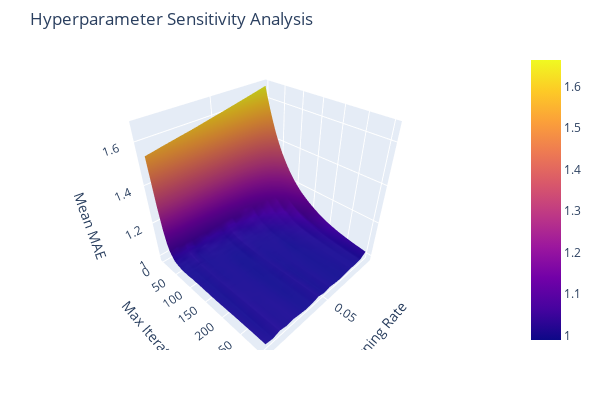

Notebook code for this chart:
### Code cell
Z_grid2 = df_results_hgbr5.pivot_table(index='model_max_iter',
                                 columns='model_learning_rate',
                                 values='mean_mae',
                                 ).sort_index(ascending=True)
x2 = Z_grid2.columns.values
y__2 = Z_grid2.index.values
z2 = Z_grid2.values

fig = go.Figure(data=[go.Surface(z=z2, x=x2, y=y__2)])
fig.update_layout(title=dict(text='Hyperparameter Sensitivity Analysis'), 
                #   autosize=True, 
                  width=600, 
                  height=400,
                  margin=dict(l=20, r=20, b=50, t=50),
                  scene=dict(
                      xaxis_title = 'Learning Rate',
                      yaxis_title = 'Max Iterations',
                      zaxis_title = 'Mean MAE'
                  )
                  )
fig.show()

### Figure 1 — Plotly figure (JSON) as saved in the notebook; plotly's stock layout.template omitted (floating-point values rounded to 4 significant figures; data arrays with more than 128 entries replaced by an {"elided": "..."} marker saying what was removed)
{"data": [{"type": "surface", "x": [0.01, 0.015, 0.02, 0.025, 0.03, 0.035, 0.04, 0.045, 0.05, 0.055, 0.06, 0.065, 0.07, 0.075, 0.08, 0.085, 0.09, 0.095], "y": [2, 7, 12, 17, 22, 27, 32, 37, 42, 47, 52, 57, 62, 67, 72, 77, 82, 87, 92, 97, 102, 107, 112, 117, 122, 127, 132, 137, 142, 147, 152, 157, 162, 167, 172, 177, 182, 187, 192, 197, 202, 207, 212, 217, 222, 227, 232, 237, 242, 247, 252, 257, 262, 267, 272, 277, 282, 287, 292, 297, 302], "z": {"elided": "61x18 float values"}}], "layout": {"height": 400, "margin": {"b": 50, "l": 20, "r": 20, "t": 50}, "scene": {"xaxis": {"title": {"text": "Learning Rate"}}, "yaxis": {"title": {"text": "Max Iterations"}}, "zaxis": {"title": {"text": "Mean MAE"}}}, "title": {"text": "Hyperparameter Sensitivity Analysis"}, "width": 600}}
